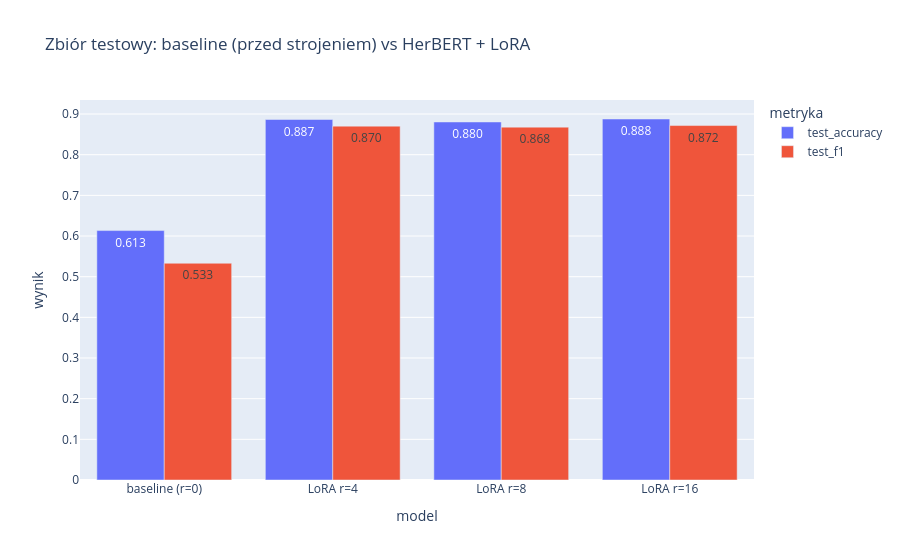

Notebook code for this chart:
### Markdown cell above
### 1aa. Porównanie na zbiorze testowym: baseline vs LoRA (każde `r`)

### Code cell
import plotly.express as px

px.bar(
    results.melt(
        id_vars="model",
        value_vars=["test_accuracy", "test_f1"],
        var_name="metryka",
        value_name="wynik",
    ),
    x="model",
    y="wynik",
    color="metryka",
    barmode="group",
    text_auto=".3f",
    title="Zbiór testowy: baseline (przed strojeniem) vs HerBERT + LoRA",
)

### Figure 1 — Plotly figure (JSON) as saved in the notebook; plotly's stock layout.template omitted (floating-point values rounded to 4 significant figures)
{"data": [{"alignmentgroup": "True", "hovertemplate": "metryka=test_accuracy<br>model=%{x}<br>wynik=%{y}<extra></extra>", "legendgroup": "test_accuracy", "marker": {"color": "#636efa", "pattern": {"shape": ""}}, "name": "test_accuracy", "offsetgroup": "test_accuracy", "orientation": "v", "showlegend": true, "textposition": "auto", "texttemplate": "%{y:.3f}", "type": "bar", "x": ["baseline (r=0)", "LoRA r=4", "LoRA r=8", "LoRA r=16"], "xaxis": "x", "y": [0.6134, 0.8866, 0.8805, 0.8878], "yaxis": "y"}, {"alignmentgroup": "True", "hovertemplate": "metryka=test_f1<br>model=%{x}<br>wynik=%{y}<extra></extra>", "legendgroup": "test_f1", "marker": {"color": "#EF553B", "pattern": {"shape": ""}}, "name": "test_f1", "offsetgroup": "test_f1", "orientation": "v", "showlegend": true, "textposition": "auto", "texttemplate": "%{y:.3f}", "type": "bar", "x": ["baseline (r=0)", "LoRA r=4", "LoRA r=8", "LoRA r=16"], "xaxis": "x", "y": [0.533, 0.8702, 0.8678, 0.8717], "yaxis": "y"}], "layout": {"barmode": "group", "legend": {"title": {"text": "metryka"}, "tracegroupgap": 0}, "title": {"text": "Zbiór testowy: baseline (przed strojeniem) vs HerBERT + LoRA"}, "xaxis": {"anchor": "y", "domain": [0, 1], "title": {"text": "model"}}, "yaxis": {"anchor": "x", "domain": [0, 1], "title": {"text": "wynik"}}}}
